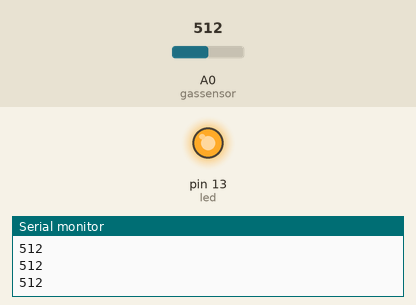
A sketch run on a simulated Arduino Uno, built with avr-gcc and run on an emulated ATmega328P. Shown: output pins drawn as LEDs (lit = HIGH), the last lines printed to the serial monitor. The test bench sets the inputs (shaded band); at power-on: A0 (gassensor) = 512.

Above: at 1.8 s.
1.9 s: A0 (gassensor) set to 489
At 3.0 s:
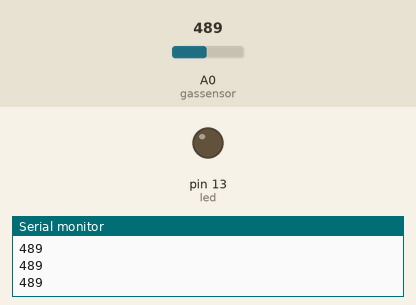
3.5 s: A0 (gassensor) set to 510
At 4.6 s:
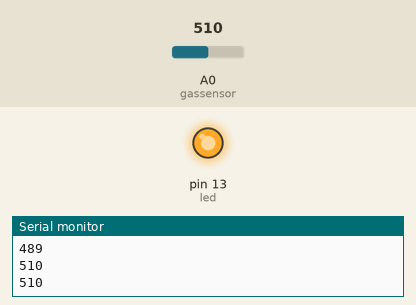
5.5 s: A0 (gassensor) set to 490
At 7.4 s:
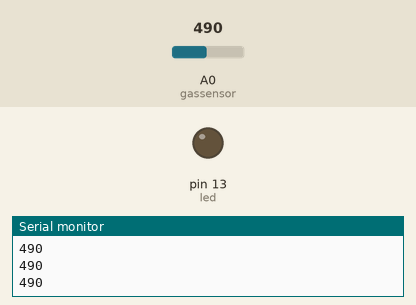
Timing chart, 0 to 8.9 s (numbered marks = the images above; inputs shaded):
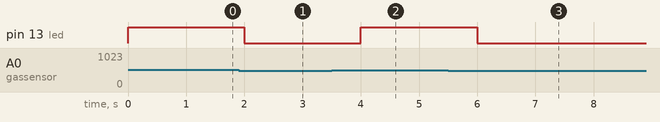

The sketch:

Gas_Sensor.ino
```cpp
const int led=13;
const int gassensor = A0;

void setup () {
  Serial.begin(9600);
  pinMode(led, OUTPUT);
  pinMode(gassensor, INPUT);
}

void loop() {
  int value=analogRead(gassensor);

  Serial.println(value);
  if(value >= 500){
    digitalWrite(led,HIGH);
    int plot = value;
    Serial.println(plot);
    delay(1000);


  }
  else if(value < 500){
    digitalWrite(led,LOW);
    Serial.println(value);
    int plot = value;
    Serial.println(plot);
    delay(1000);
  }
}
  /*if (val<=10) {
    digitalWrite(led, LOW);
    delay(1000);

  }
    else if(val>10)
  {
    digitalWrite(led, HIGH);
        delay(1000);

    }
  else {
    digitalWrite(led, LOW);
        delay(1000);
  }*/


/*
const int gasPin = A0; //GAS sensor output pin to Arduino analog A0 pin


void setup()
{
  Serial.begin(9600); //Initialize serial port - 9600 bps
  pinMode(13,OUTPUT);
  pinMode(7, INPUT);
}

void loop()
{
  int value = digitalRead(7);
  int Gas_value = analogRead(gasPin);
  if(value == HIGH){
    Serial.println("Gas CO is detected");
    Serial.println(Gas_value);
    digitalWrite(13, HIGH);
  }
  else{
    Serial.println("Gas CO is not detected");
    Serial.println(Gas_value);
    digitalWrite(13, LOW);
  }
} */
```

Measured:
- the behaviour switches between 500 and 499 on A0 (gassensor) (found by bisection; images 0 and 1)
- after the input at 1.9 s, pin 13 (led): HIGH → LOW after 0.10 s
- after the input at 3.5 s, pin 13 (led): LOW → HIGH after 0.50 s
- after the input at 5.5 s, pin 13 (led): HIGH → LOW after 0.50 s
